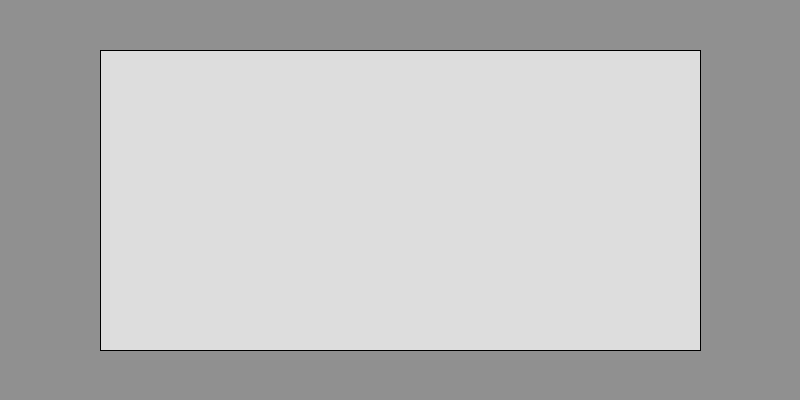
Frame 1 (no input)
Frame 60 (the mouse pressed at the canvas centre just before this capture): identical to frame 1, image omitted
Frame 120 (the mouse held since frame 60 and released just before this capture): identical to frame 1, image omitted

The Processing sketch that drew this single still picture (run headless with seeded random() and noise(); from frame 60 on, the mouse is pressed at the canvas centre):

// Processing sketch: sketch_230912a
// ── sketch_230912a.pde
float rectWidth;
float rectHeight;
float rectX;
float rectY;
void setup() {
size (800,400);

rectWidth = width*3/4;
rectHeight = height*3/4;
rectX = width*1/8;
rectY = height *1/8;

}
void draw(){
background(144);
fill(221);
rect(rectX, rectY, rectWidth, rectHeight);
}
